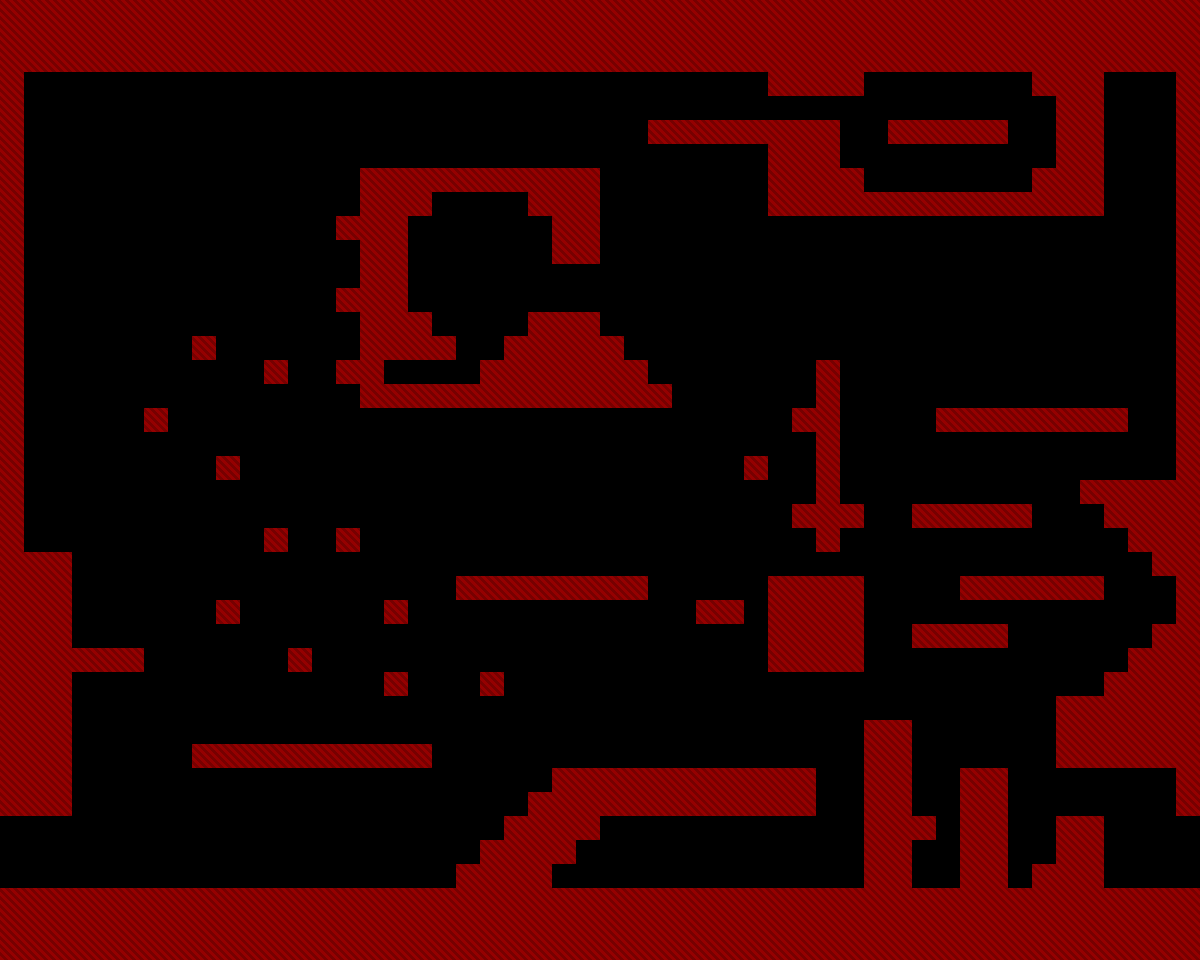

The image is a tile-based game level rendered from a .tmx file. Its description and complete source (layers, tilesets, objects, tile grids) follow:
An orthogonal 50x40 tile map with 24x24 px tiles, 1 tile layer (tiles_collision).

<map version="1.2" tiledversion="1.2.2" orientation="orthogonal" renderorder="right-down" width="50" height="40" tilewidth="24" tileheight="24" infinite="0" nextlayerid="3" nextobjectid="1">
 <tileset firstgid="1" source="../tilesets/tileset24_1.tsx" />
 <layer id="2" name="tiles_collision" width="50" height="40">
  <data encoding="csv">
9,9,9,9,9,9,9,9,9,9,9,9,9,9,9,9,9,9,9,9,9,9,9,9,9,9,9,9,9,9,9,9,9,9,9,9,9,9,9,9,9,9,9,9,9,9,9,9,9,9,
9,9,9,9,9,9,9,9,9,9,9,9,9,9,9,9,9,9,9,9,9,9,9,9,9,9,9,9,9,9,9,9,9,9,9,9,9,9,9,9,9,9,9,9,9,9,9,9,9,9,
9,9,9,9,9,9,9,9,9,9,9,9,9,9,9,9,9,9,9,9,9,9,9,9,9,9,9,9,9,9,9,9,9,9,9,9,9,9,9,9,9,9,9,9,9,9,9,9,9,9,
9,0,0,0,0,0,0,0,0,0,0,0,0,0,0,0,0,0,0,0,0,0,0,0,0,0,0,0,0,0,0,0,9,9,9,9,0,0,0,0,0,0,0,9,9,9,0,0,0,9,
9,0,0,0,0,0,0,0,0,0,0,0,0,0,0,0,0,0,0,0,0,0,0,0,0,0,0,0,0,0,0,0,0,0,0,0,0,0,0,0,0,0,0,0,9,9,0,0,0,9,
9,0,0,0,0,0,0,0,0,0,0,0,0,0,0,0,0,0,0,0,0,0,0,0,0,0,0,9,9,9,9,9,9,9,9,0,0,9,9,9,9,9,0,0,9,9,0,0,0,9,
9,0,0,0,0,0,0,0,0,0,0,0,0,0,0,0,0,0,0,0,0,0,0,0,0,0,0,0,0,0,0,0,9,9,9,0,0,0,0,0,0,0,0,0,9,9,0,0,0,9,
9,0,0,0,0,0,0,0,0,0,0,0,0,0,0,9,9,9,9,9,9,9,9,9,9,0,0,0,0,0,0,0,9,9,9,9,0,0,0,0,0,0,0,9,9,9,0,0,0,9,
9,0,0,0,0,0,0,0,0,0,0,0,0,0,0,9,9,9,0,0,0,0,9,9,9,0,0,0,0,0,0,0,9,9,9,9,9,9,9,9,9,9,9,9,9,9,0,0,0,9,
9,0,0,0,0,0,0,0,0,0,0,0,0,0,9,9,9,0,0,0,0,0,0,9,9,0,0,0,0,0,0,0,0,0,0,0,0,0,0,0,0,0,0,0,0,0,0,0,0,9,
9,0,0,0,0,0,0,0,0,0,0,0,0,0,0,9,9,0,0,0,0,0,0,9,9,0,0,0,0,0,0,0,0,0,0,0,0,0,0,0,0,0,0,0,0,0,0,0,0,9,
9,0,0,0,0,0,0,0,0,0,0,0,0,0,0,9,9,0,0,0,0,0,0,0,0,0,0,0,0,0,0,0,0,0,0,0,0,0,0,0,0,0,0,0,0,0,0,0,0,9,
9,0,0,0,0,0,0,0,0,0,0,0,0,0,9,9,9,0,0,0,0,0,0,0,0,0,0,0,0,0,0,0,0,0,0,0,0,0,0,0,0,0,0,0,0,0,0,0,0,9,
9,0,0,0,0,0,0,0,0,0,0,0,0,0,0,9,9,9,0,0,0,0,9,9,9,0,0,0,0,0,0,0,0,0,0,0,0,0,0,0,0,0,0,0,0,0,0,0,0,9,
9,0,0,0,0,0,0,0,9,0,0,0,0,0,0,9,9,9,9,0,0,9,9,9,9,9,0,0,0,0,0,0,0,0,0,0,0,0,0,0,0,0,0,0,0,0,0,0,0,9,
9,0,0,0,0,0,0,0,0,0,0,9,0,0,9,9,0,0,0,0,9,9,9,9,9,9,9,0,0,0,0,0,0,0,9,0,0,0,0,0,0,0,0,0,0,0,0,0,0,9,
9,0,0,0,0,0,0,0,0,0,0,0,0,0,0,9,9,9,9,9,9,9,9,9,9,9,9,9,0,0,0,0,0,0,9,0,0,0,0,0,0,0,0,0,0,0,0,0,0,9,
9,0,0,0,0,0,9,0,0,0,0,0,0,0,0,0,0,0,0,0,0,0,0,0,0,0,0,0,0,0,0,0,0,9,9,0,0,0,0,9,9,9,9,9,9,9,9,0,0,9,
9,0,0,0,0,0,0,0,0,0,0,0,0,0,0,0,0,0,0,0,0,0,0,0,0,0,0,0,0,0,0,0,0,0,9,0,0,0,0,0,0,0,0,0,0,0,0,0,0,9,
9,0,0,0,0,0,0,0,0,9,0,0,0,0,0,0,0,0,0,0,0,0,0,0,0,0,0,0,0,0,0,9,0,0,9,0,0,0,0,0,0,0,0,0,0,0,0,0,0,9,
9,0,0,0,0,0,0,0,0,0,0,0,0,0,0,0,0,0,0,0,0,0,0,0,0,0,0,0,0,0,0,0,0,0,9,0,0,0,0,0,0,0,0,0,0,9,9,9,9,9,
9,0,0,0,0,0,0,0,0,0,0,0,0,0,0,0,0,0,0,0,0,0,0,0,0,0,0,0,0,0,0,0,0,9,9,9,0,0,9,9,9,9,9,0,0,0,9,9,9,9,
9,0,0,0,0,0,0,0,0,0,0,9,0,0,9,0,0,0,0,0,0,0,0,0,0,0,0,0,0,0,0,0,0,0,9,0,0,0,0,0,0,0,0,0,0,0,0,9,9,9,
9,9,9,0,0,0,0,0,0,0,0,0,0,0,0,0,0,0,0,0,0,0,0,0,0,0,0,0,0,0,0,0,0,0,0,0,0,0,0,0,0,0,0,0,0,0,0,0,9,9,
9,9,9,0,0,0,0,0,0,0,0,0,0,0,0,0,0,0,0,9,9,9,9,9,9,9,9,0,0,0,0,0,9,9,9,9,0,0,0,0,9,9,9,9,9,9,0,0,0,9,
9,9,9,0,0,0,0,0,0,9,0,0,0,0,0,0,9,0,0,0,0,0,0,0,0,0,0,0,0,9,9,0,9,9,9,9,0,0,0,0,0,0,0,0,0,0,0,0,0,9,
9,9,9,0,0,0,0,0,0,0,0,0,0,0,0,0,0,0,0,0,0,0,0,0,0,0,0,0,0,0,0,0,9,9,9,9,0,0,9,9,9,9,0,0,0,0,0,0,9,9,
9,9,9,9,9,9,0,0,0,0,0,0,9,0,0,0,0,0,0,0,0,0,0,0,0,0,0,0,0,0,0,0,9,9,9,9,0,0,0,0,0,0,0,0,0,0,0,9,9,9,
9,9,9,0,0,0,0,0,0,0,0,0,0,0,0,0,9,0,0,0,9,0,0,0,0,0,0,0,0,0,0,0,0,0,0,0,0,0,0,0,0,0,0,0,0,0,9,9,9,9,
9,9,9,0,0,0,0,0,0,0,0,0,0,0,0,0,0,0,0,0,0,0,0,0,0,0,0,0,0,0,0,0,0,0,0,0,0,0,0,0,0,0,0,0,9,9,9,9,9,9,
9,9,9,0,0,0,0,0,0,0,0,0,0,0,0,0,0,0,0,0,0,0,0,0,0,0,0,0,0,0,0,0,0,0,0,0,9,9,0,0,0,0,0,0,9,9,9,9,9,9,
9,9,9,0,0,0,0,0,9,9,9,9,9,9,9,9,9,9,0,0,0,0,0,0,0,0,0,0,0,0,0,0,0,0,0,0,9,9,0,0,0,0,0,0,9,9,9,9,9,9,
9,9,9,0,0,0,0,0,0,0,0,0,0,0,0,0,0,0,0,0,0,0,0,9,9,9,9,9,9,9,9,9,9,9,0,0,9,9,0,0,9,9,0,0,0,0,0,0,0,9,
9,9,9,0,0,0,0,0,0,0,0,0,0,0,0,0,0,0,0,0,0,0,9,9,9,9,9,9,9,9,9,9,9,9,0,0,9,9,0,0,9,9,0,0,0,0,0,0,0,9,
0,0,0,0,0,0,0,0,0,0,0,0,0,0,0,0,0,0,0,0,0,9,9,9,9,0,0,0,0,0,0,0,0,0,0,0,9,9,9,0,9,9,0,0,9,9,0,0,0,0,
0,0,0,0,0,0,0,0,0,0,0,0,0,0,0,0,0,0,0,0,9,9,9,9,0,0,0,0,0,0,0,0,0,0,0,0,9,9,0,0,9,9,0,0,9,9,0,0,0,0,
0,0,0,0,0,0,0,0,0,0,0,0,0,0,0,0,0,0,0,9,9,9,9,0,0,0,0,0,0,0,0,0,0,0,0,0,9,9,0,0,9,9,0,9,9,9,0,0,0,0,
9,9,9,9,9,9,9,9,9,9,9,9,9,9,9,9,9,9,9,9,9,9,9,9,9,9,9,9,9,9,9,9,9,9,9,9,9,9,9,9,9,9,9,9,9,9,9,9,9,9,
9,9,9,9,9,9,9,9,9,9,9,9,9,9,9,9,9,9,9,9,9,9,9,9,9,9,9,9,9,9,9,9,9,9,9,9,9,9,9,9,9,9,9,9,9,9,9,9,9,9,
9,9,9,9,9,9,9,9,9,9,9,9,9,9,9,9,9,9,9,9,9,9,9,9,9,9,9,9,9,9,9,9,9,9,9,9,9,9,9,9,9,9,9,9,9,9,9,9,9,9
</data>
 </layer>
</map>